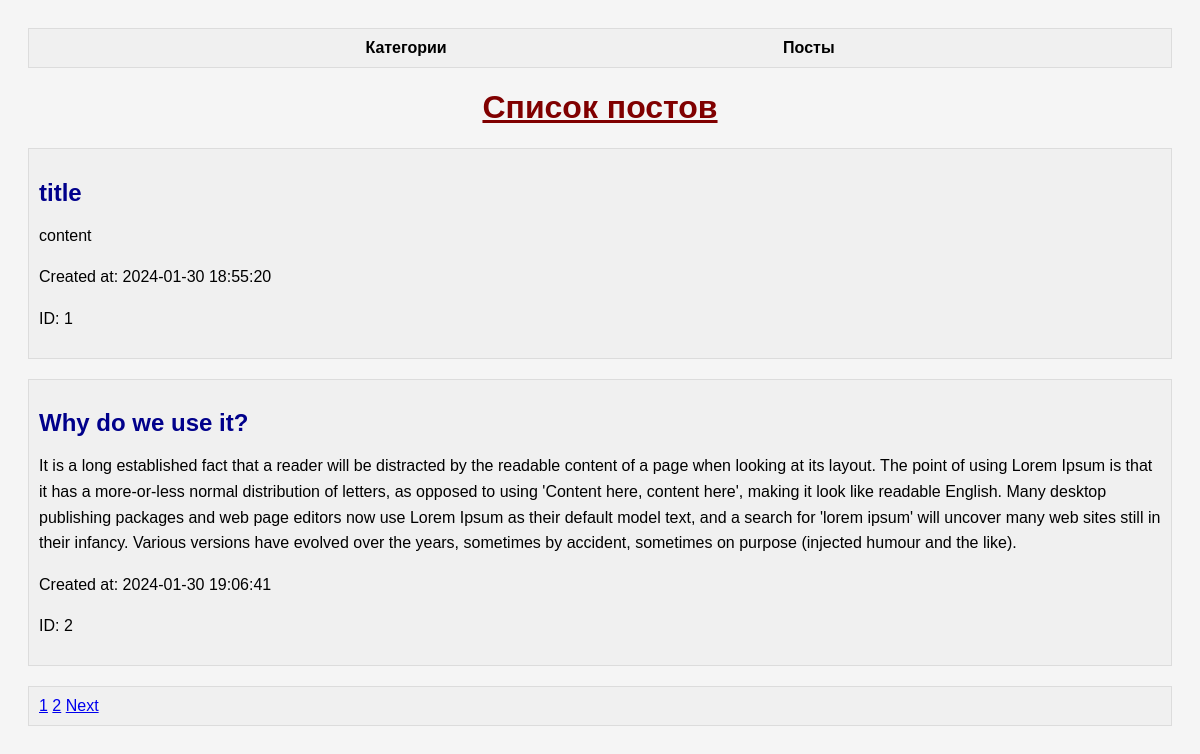
The page / on the database its author committed.
### tables this page shows
CREATE TABLE `post` (
  `id` int NOT NULL,
  `title` varchar(50) NOT NULL,
  `content` text NOT NULL,
  `created_at` datetime NOT NULL,
  `updated_at` datetime NOT NULL
);

### autoload.php (called while the page is built, shortened)
<?php
spl_autoload_register(function ($class) {
    $a = array_slice(explode('\\', $class), 1);
    $filename = implode('/', [__DIR__, ...$a]) . '.php';
});
$pdo = Databaseconnection::getInstance();
$post = new Post($pdo);
$dataPost = $post->getAllPosts();

### Model/Model.php (called while the page is built, shortened)
<?php
abstract class Model
{
    public function __construct(PDO $db)
    {
        $this->db = $db;
    }
}

### Model/Post.php (called while the page is built, shortened)
<?php
class Post extends Model
{
    public function getAllPosts(): array
    {
        $query = "SELECT id, title, content, created_at, updated_at FROM " . self::TABLE_NAME_POST;
        $statement = $this->db->query($query);
        return $statement->fetchAll(PDO::FETCH_ASSOC);
    }
}

### index.php (the view, shortened to what this page needs)
<?php
require_once "autoload.php";
global $dataPost;
$page = isset($_GET['page']) ? $_GET['page'] : 1;
$postsPerPage = 2;
$paginatedPosts = array_slice($dataPost, ($page - 1) * $postsPerPage, $postsPerPage);
$totalPages = ceil(count($dataPost) / $postsPerPage);
?>
<!DOCTYPE html>
<html lang="en">
<head>
    <link rel="stylesheet" type="text/css" href="/App/Public/Style/index.css">
</head>
<body>
<div class="header-links">
    <a href="/App/Views/category.php">Категории</a>
    <a href="/App/Views/post.php">Посты</a>
</div>
<h1>Список постов</h1>
<?php
foreach ($paginatedPosts as $item) {
    ?>
    <div>
        <h2><?php echo $item['title']; ?></h2>
        <p><?php echo $item['content']; ?></p>
        <p>Created at: <?php echo $item['created_at']; ?></p>
        <p>ID: <?php echo $item['id']; ?></p>
    </div>
    <?php
}
?>
<div class="pagination">
    <?php for($i = 1; $i <= $totalPages; $i++): ?>
        <a href="?page=<?php echo $i; ?>"><?php echo $i; ?></a>
    <?php endfor; ?>
    <?php if ($page < $totalPages): ?>
        <a href="?page=<?php echo ($page + 1); ?>">Next</a>
    <?php endif; ?>
</div>
</body>
</html>

### Public/Style/index.css (style rules this page uses)
body { background-color: #f5f5f5; font-family: Arial, sans-serif; padding: 20px; }
h1 { color: #800000; text-align: center; text-decoration: underline; }
div { background-color: #f0f0f0; border: 1px solid #dcdcdc; padding: 10px; margin-bottom: 20px; }
h2 { color: #00008b; font-size: 24px; margin-bottom: 10px; }
p { font-size: 16px; line-height: 1.6; color: #000; }
.header-links { display: flex; justify-content: space-evenly; padding: 10px 0; }
.header-links a { text-decoration: none; color: #000; font-weight: bold; }

### rows shown on the page
post: title "title", content "content", created_at "2024-01-30 18:55:20", id "1"
post: title "Why do we use it?", content "It is a long established fact that a reader will be distracted by the readable content of a page when looking at its layout. The point of using Lorem Ipsum is that it has a more-or-less normal distribution of letters, as opposed to using 'Content here, content here', making it look like readable English. Many desktop publishing packages and web page editors now use Lorem Ipsum as their default model text, and a search for 'lorem ipsum' will uncover many web sites still in their infancy. Various versions have evolved over the years, sometimes by accident, sometimes on purpose (injected humour and the like).", created_at "2024-01-30 19:06:41", id "2"
